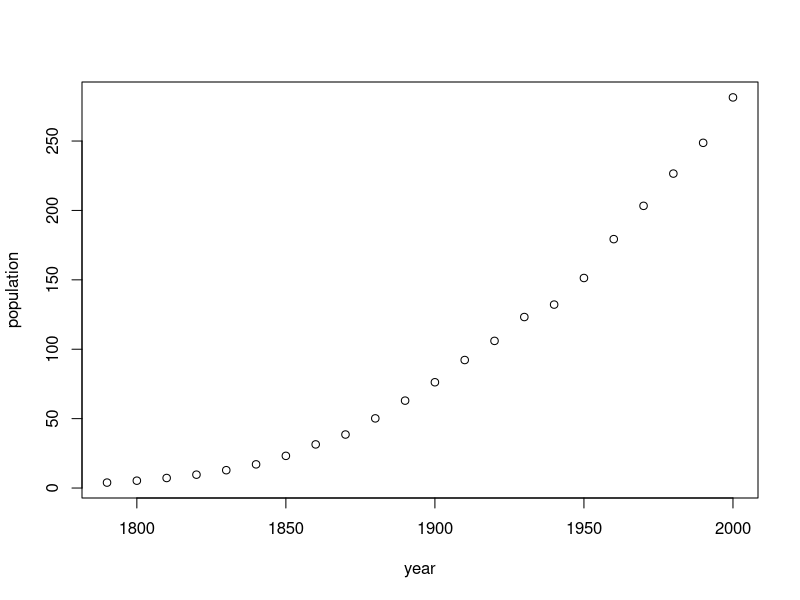
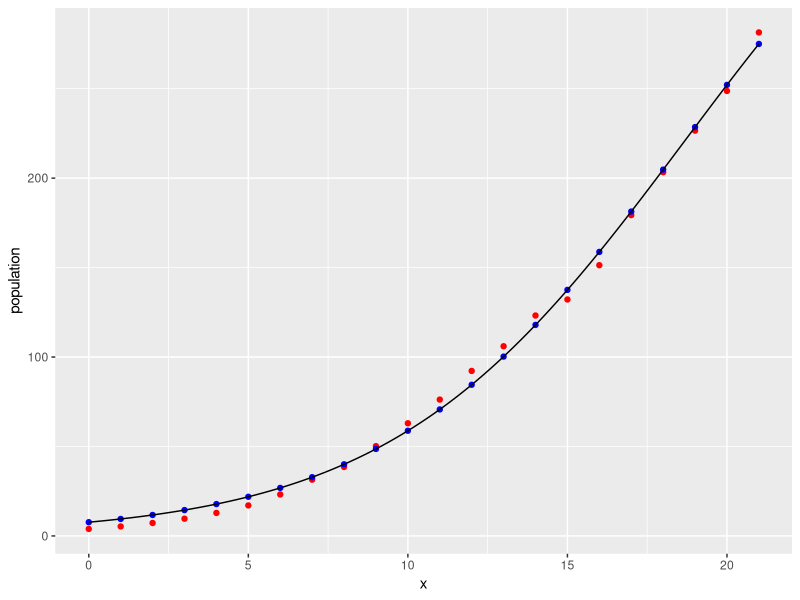

R code for these plots, in order:
## ---- chunk 1
knitr::opts_chunk$set(echo = TRUE)
library(tidyverse)
## ---- chunk 2
data(cars)
mod <- lm(dist ~ speed, data = cars)
mod

n <- length(cars$speed)
design <- matrix(rep(1,n), ncol = 2, nrow = n)
design[,2] <- cars$speed

svd_design <- svd(design)
qr_design <- qr(design)
chol_design <- chol(t(design) %*% design)

# Chol
chol_design
b <- t(design) %*% cars$dist
# A <- t(chol_design) %*% chol_design

z <- forwardsolve(t(chol_design), b)
x <- backsolve(chol_design, z)
x

# QR
R <- qr.R(qr_design)
Q_T <- t(qr.Q(qr_design))
Q_Ty <- Q_T %*% cars$dist

solve(R, Q_Ty)

# SVD

U <- svd_design$u
S <- diag(svd_design$d)
V_T <- svd_design$v

# J <- U %*% S %*% t(V_T)
x_svd <- V_T %*% solve(S) %*% t(U) %*% cars$dist 
x_svd

## ---- chunk 3
library(car)
data <- carData::USPop
plot(data)
set.seed(1)
n <- length(data$population)
x <- 0:21
y <- data$population

# Logistic growth model
f <- function(b) {
  b[1]/(1+ exp(-(b[2] + b[3] *x)))
}

# afledte af f
dr1 <- function(b) {
  1/(1 + exp(-b[2] - b[3] * x ))
}
dr2 <- function(b) {
  (b[1] * exp(-b[3] *x - b[2])) / (1+ exp(-b[3] *x -b[2]))^2
}
dr3 <- function(b) {
  ( b[1] * x * exp(-b[3] * x -b[2])) / ( 1 + exp(-b[3] * x - b[2] ))^2
}

j <- function(b) {
  j1 <- dr1(b)
  j2 <- dr2(b)
  j3 <- dr3(b)
  as.matrix(data.frame(j1 = j1, j2 = j2, j3 = j3))
}

r <- function(b) {
  f(b) - y
}

d_f <- function(b, j) {
  t(j) %*% r(b)
}

gauss_newton <- function(x0) {
  xk <- x0
  jk <- j(xk)
  k <- 0
  while (norm(d_f(xk, jk), "2") > 1e-03) {
    k <- k +1
    rk <- r(xk)
    jk <- j(xk)
    dd_f_xk <- t(jk) %*% jk
    pk <- solve(dd_f_xk, (-t(jk) %*% rk))
    xk <- xk + pk
  }
  cat("x* = ", xk, "\n", "antal iterationer = ", k)
}
gauss_newton(c(300,-4,0.29))

# R NLS
nls(formula = y ~ b1/(1+ exp(-(b2 + b3 *x))),start = list(b1 = 300,b2 = -4,b3 = 0.29))

# find startværdi
lm(logit(y/300) ~ x)

# x* fundet
x_stj <- c(440.8327, -4.0324, 0.2161)
pred <- f(x_stj)
plot_data <- data.frame(year = x, population = data$population)
plot_f <- function(z) {
  x_stj[1]/(1+  exp(-(x_stj[2] + x_stj[3] * z)))
}

ggplot(plot_data, aes(x,population)) +
  geom_point(color = "red") +
  geom_point(aes(x, pred), color = "blue") +
  stat_function(fun = plot_f)


